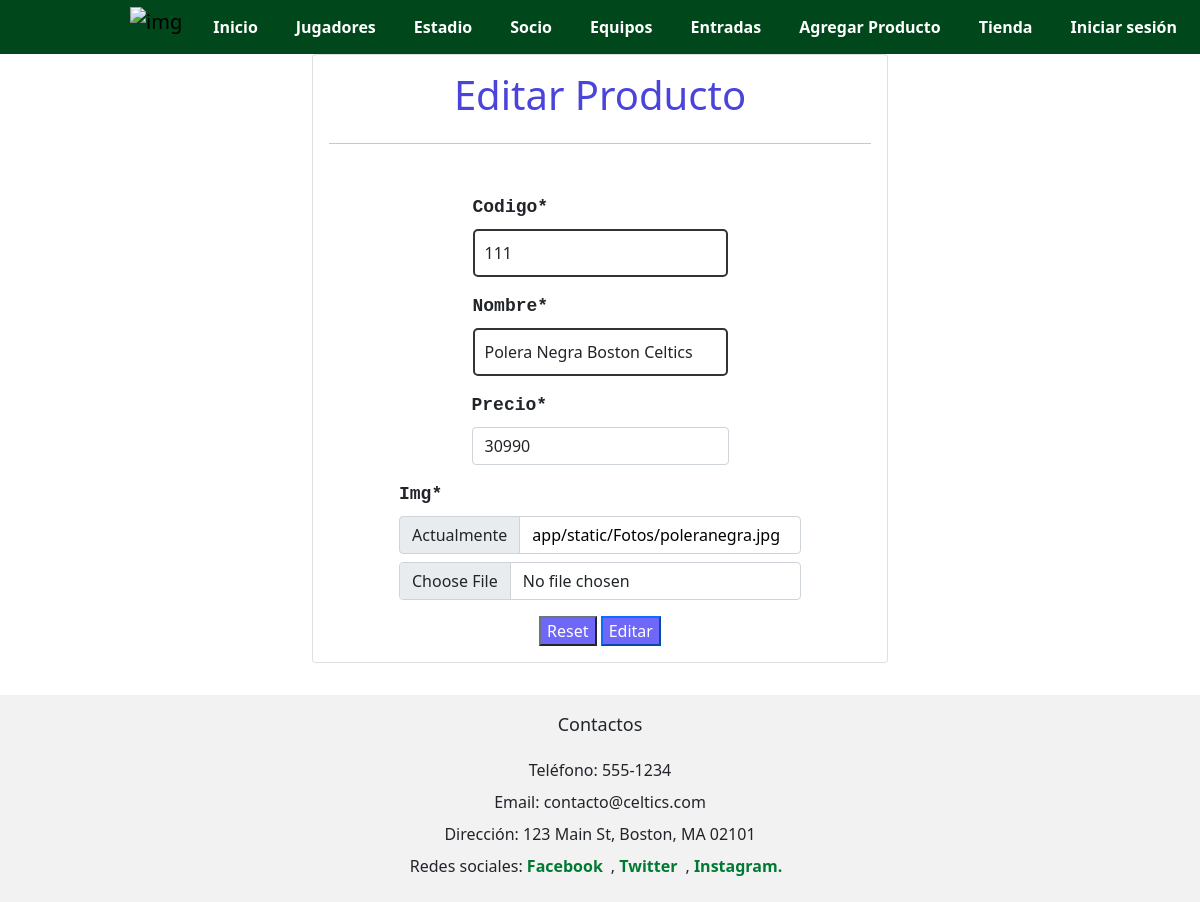
/app/editar/111/, run on the app's committed database.
### app/models.py (models this page shows)
class Producto(models.Model):
    codigo = models.CharField(max_length=255, primary_key=True)
    nombre = models.CharField(max_length=255)
    precio = models.IntegerField()
    img = models.ImageField(upload_to='Fotos/')

### app/views.py (the view, shortened to what this page needs)
# urls.py: path('editar/<str:codigo>/', views.editar_producto, name='editar_producto'),
def editar_producto(request, codigo):
    producto = get_object_or_404(Producto, codigo=codigo)
    data = {
        'form' : ProductoForm(instance=producto)
    }
    return render(request, 'crud/editar_producto.html',data)

### app/forms.py
class ProductoForm(forms.ModelForm):
    class Meta:
        model = Producto
        fields = ('codigo', 'nombre', 'precio', 'img')

### app/context_processors.py (called while the page is built)
def auth_context_processor(request):
    User = get_user_model()
    user = request.user if request.user.is_authenticated else None
    return {'user': user}

### app/templates/crud/editar_producto.html (shortened to what this page needs)
{%extends 'app/base.html'%}
{% load crispy_forms_tags %}
{% block content %}
<div class="row">
    <div class="col-12 col-md-6 offset-md-3">
        <div class="card">
            <div class="card-body" >
                <div class="form">
                    <h2 class="titulo " style="color: #4b44db;">Editar Producto</h2>
                    <hr>
                    <form action="" method="post" enctype="multipart/form-data"  >
                        {{ form | crispy }}
                        <div class="d-flex justify-content-end ">
                            <input type="reset" name="Cancelar" class="button btn-secondary" style="background-color: #6e67f7;">
                            <input type="submit" value="Editar" class="button btn-primary" style="background-color: #6e67f7;">
                        </div>
                    </form>
                </div>
            </div>
        </div>
    </div>
</div>
{% endblock %}

### app/static/css/jugadores.css (style rules this page uses)
h2 { font-size: 2.5rem; margin-bottom: 1.5rem; text-align: center; color: #00471b; }

### app/static/css/socio.css (style rules this page uses)
form { display: flex; flex-direction: column; align-items: center; margin-top: 50px; }
label { display: block; font-size: 18px; font-weight: bold; margin-bottom: 5px; font-family:'Courier New', Courier, monospace; }
input[type="email"], input[type="text"], input[type="tel"] { border: 2px solid #333; border-radius: 5px; padding: 10px; font-size: 16px; width: 100%; max-width: 500px; }

### app/static/css/lista.css (style rules this page uses)
a { display: inline-block; margin-right: 8px; color: #000; text-decoration: none; }

### data on the page
Producto: codigo "111", nombre "Polera Negra Boston Celtics", precio "30990"
